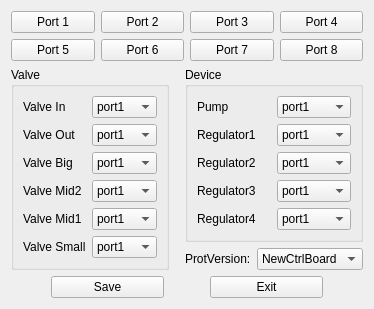
<?xml version="1.0" encoding="UTF-8"?>
<ui version="4.0">
 <class>SetPortDlgClass</class>
 <widget class="QWidget" name="SetPortDlgClass">
  <property name="windowModality">
   <enum>Qt::ApplicationModal</enum>
  </property>
  <property name="geometry">
   <rect>
    <x>0</x>
    <y>0</y>
    <width>374</width>
    <height>297</height>
   </rect>
  </property>
  <property name="windowTitle">
   <string>SetPortFrm</string>
  </property>
  <property name="windowIcon">
   <iconset resource="../systemsetdlg.qrc">
    <normaloff>:/systemsetdlg/images/portset.png</normaloff>:/systemsetdlg/images/portset.png</iconset>
  </property>
  <layout class="QGridLayout" name="gridLayout_5">
   <item row="0" column="0">
    <layout class="QGridLayout" name="gridLayout_4">
     <item row="0" column="0">
      <widget class="QPushButton" name="btnRoutine_1">
       <property name="maximumSize">
        <size>
         <width>16777215</width>
         <height>80</height>
        </size>
       </property>
       <property name="text">
        <string>Port 1</string>
       </property>
      </widget>
     </item>
     <item row="0" column="1">
      <widget class="QPushButton" name="btnRoutine_2">
       <property name="maximumSize">
        <size>
         <width>16777215</width>
         <height>80</height>
        </size>
       </property>
       <property name="text">
        <string>Port 2</string>
       </property>
      </widget>
     </item>
     <item row="0" column="2">
      <widget class="QPushButton" name="btnRoutine_3">
       <property name="maximumSize">
        <size>
         <width>16777215</width>
         <height>80</height>
        </size>
       </property>
       <property name="text">
        <string>Port 3</string>
       </property>
      </widget>
     </item>
     <item row="0" column="3">
      <widget class="QPushButton" name="btnRoutine_4">
       <property name="maximumSize">
        <size>
         <width>16777215</width>
         <height>80</height>
        </size>
       </property>
       <property name="text">
        <string>Port 4</string>
       </property>
      </widget>
     </item>
     <item row="1" column="3">
      <widget class="QPushButton" name="btnRoutine_8">
       <property name="maximumSize">
        <size>
         <width>16777215</width>
         <height>80</height>
        </size>
       </property>
       <property name="text">
        <string>Port 8</string>
       </property>
      </widget>
     </item>
     <item row="1" column="2">
      <widget class="QPushButton" name="btnRoutine_7">
       <property name="maximumSize">
        <size>
         <width>16777215</width>
         <height>80</height>
        </size>
       </property>
       <property name="text">
        <string>Port 7</string>
       </property>
      </widget>
     </item>
     <item row="1" column="1">
      <widget class="QPushButton" name="btnRoutine_6">
       <property name="maximumSize">
        <size>
         <width>16777215</width>
         <height>80</height>
        </size>
       </property>
       <property name="text">
        <string>Port 6</string>
       </property>
      </widget>
     </item>
     <item row="1" column="0">
      <widget class="QPushButton" name="btnRoutine_5">
       <property name="maximumSize">
        <size>
         <width>16777215</width>
         <height>80</height>
        </size>
       </property>
       <property name="text">
        <string>Port 5</string>
       </property>
      </widget>
     </item>
    </layout>
   </item>
   <item row="1" column="0">
    <layout class="QHBoxLayout" name="horizontalLayout_2">
     <item>
      <widget class="QGroupBox" name="gBox_Valve">
       <property name="title">
        <string>Valve</string>
       </property>
       <layout class="QGridLayout" name="gridLayout">
        <item row="0" column="0">
         <widget class="QLabel" name="label">
          <property name="text">
           <string>Valve In</string>
          </property>
         </widget>
        </item>
        <item row="0" column="1">
         <widget class="QComboBox" name="cBox_Inlet">
          <item>
           <property name="text">
            <string>port1</string>
           </property>
          </item>
          <item>
           <property name="text">
            <string>port2</string>
           </property>
          </item>
          <item>
           <property name="text">
            <string>port3</string>
           </property>
          </item>
          <item>
           <property name="text">
            <string>port4</string>
           </property>
          </item>
          <item>
           <property name="text">
            <string>port5</string>
           </property>
          </item>
          <item>
           <property name="text">
            <string>port6</string>
           </property>
          </item>
          <item>
           <property name="text">
            <string>port7</string>
           </property>
          </item>
          <item>
           <property name="text">
            <string>port8</string>
           </property>
          </item>
          <item>
           <property name="text">
            <string>port9</string>
           </property>
          </item>
          <item>
           <property name="text">
            <string>port10</string>
           </property>
          </item>
          <item>
           <property name="text">
            <string>port11</string>
           </property>
          </item>
          <item>
           <property name="text">
            <string>port12</string>
           </property>
          </item>
          <item>
           <property name="text">
            <string>port13</string>
           </property>
          </item>
          <item>
           <property name="text">
            <string>port14</string>
           </property>
          </item>
          <item>
           <property name="text">
            <string>port15</string>
           </property>
          </item>
          <item>
           <property name="text">
            <string>port16</string>
           </property>
          </item>
          <item>
           <property name="text">
            <string>port17</string>
           </property>
          </item>
          <item>
           <property name="text">
            <string>port18</string>
           </property>
          </item>
          <item>
           <property name="text">
            <string>port19</string>
           </property>
          </item>
          <item>
           <property name="text">
            <string>port20</string>
           </property>
          </item>
         </widget>
        </item>
        <item row="1" column="0">
         <widget class="QLabel" name="label_2">
          <property name="text">
           <string>Valve Out</string>
          </property>
         </widget>
        </item>
        <item row="1" column="1">
         <widget class="QComboBox" name="cBox_Outlet">
          <item>
           <property name="text">
            <string>port1</string>
           </property>
          </item>
          <item>
           <property name="text">
            <string>port2</string>
           </property>
          </item>
          <item>
           <property name="text">
            <string>port3</string>
           </property>
          </item>
          <item>
           <property name="text">
            <string>port4</string>
           </property>
          </item>
          <item>
           <property name="text">
            <string>port5</string>
           </property>
          </item>
          <item>
           <property name="text">
            <string>port6</string>
           </property>
          </item>
          <item>
           <property name="text">
            <string>port7</string>
           </property>
          </item>
          <item>
           <property name="text">
            <string>port8</string>
           </property>
          </item>
          <item>
           <property name="text">
            <string>port9</string>
           </property>
          </item>
          <item>
           <property name="text">
            <string>port10</string>
           </property>
          </item>
          <item>
           <property name="text">
            <string>port11</string>
           </property>
          </item>
          <item>
           <property name="text">
            <string>port12</string>
           </property>
          </item>
          <item>
           <property name="text">
            <string>port13</string>
           </property>
          </item>
          <item>
           <property name="text">
            <string>port14</string>
           </property>
          </item>
          <item>
           <property name="text">
            <string>port15</string>
           </property>
          </item>
          <item>
           <property name="text">
            <string>port16</string>
           </property>
          </item>
          <item>
           <property name="text">
            <string>port17</string>
           </property>
          </item>
          <item>
           <property name="text">
            <string>port18</string>
           </property>
          </item>
          <item>
           <property name="text">
            <string>port19</string>
           </property>
          </item>
          <item>
           <property name="text">
            <string>port20</string>
           </property>
          </item>
         </widget>
        </item>
        <item row="2" column="0">
         <widget class="QLabel" name="label_3">
          <property name="text">
           <string>Valve Big</string>
          </property>
         </widget>
        </item>
        <item row="2" column="1">
         <widget class="QComboBox" name="cBox_Rate_1">
          <item>
           <property name="text">
            <string>port1</string>
           </property>
          </item>
          <item>
           <property name="text">
            <string>port2</string>
           </property>
          </item>
          <item>
           <property name="text">
            <string>port3</string>
           </property>
          </item>
          <item>
           <property name="text">
            <string>port4</string>
           </property>
          </item>
          <item>
           <property name="text">
            <string>port5</string>
           </property>
          </item>
          <item>
           <property name="text">
            <string>port6</string>
           </property>
          </item>
          <item>
           <property name="text">
            <string>port7</string>
           </property>
          </item>
          <item>
           <property name="text">
            <string>port8</string>
           </property>
          </item>
          <item>
           <property name="text">
            <string>port9</string>
           </property>
          </item>
          <item>
           <property name="text">
            <string>port10</string>
           </property>
          </item>
          <item>
           <property name="text">
            <string>port11</string>
           </property>
          </item>
          <item>
           <property name="text">
            <string>port12</string>
           </property>
          </item>
          <item>
           <property name="text">
            <string>port13</string>
           </property>
          </item>
          <item>
           <property name="text">
            <string>port14</string>
           </property>
          </item>
          <item>
           <property name="text">
            <string>port15</string>
           </property>
          </item>
          <item>
           <property name="text">
            <string>port16</string>
           </property>
          </item>
          <item>
           <property name="text">
            <string>port17</string>
           </property>
          </item>
          <item>
           <property name="text">
            <string>port18</string>
           </property>
          </item>
          <item>
           <property name="text">
            <string>port19</string>
           </property>
          </item>
          <item>
           <property name="text">
            <string>port20</string>
           </property>
          </item>
         </widget>
        </item>
        <item row="3" column="0">
         <widget class="QLabel" name="label_4">
          <property name="text">
           <string>Valve Mid2</string>
          </property>
         </widget>
        </item>
        <item row="3" column="1">
         <widget class="QComboBox" name="cBox_Rate_2">
          <item>
           <property name="text">
            <string>port1</string>
           </property>
          </item>
          <item>
           <property name="text">
            <string>port2</string>
           </property>
          </item>
          <item>
           <property name="text">
            <string>port3</string>
           </property>
          </item>
          <item>
           <property name="text">
            <string>port4</string>
           </property>
          </item>
          <item>
           <property name="text">
            <string>port5</string>
           </property>
          </item>
          <item>
           <property name="text">
            <string>port6</string>
           </property>
          </item>
          <item>
           <property name="text">
            <string>port7</string>
           </property>
          </item>
          <item>
           <property name="text">
            <string>port8</string>
           </property>
          </item>
          <item>
           <property name="text">
            <string>port9</string>
           </property>
          </item>
          <item>
           <property name="text">
            <string>port10</string>
           </property>
          </item>
          <item>
           <property name="text">
            <string>port11</string>
           </property>
          </item>
          <item>
           <property name="text">
            <string>port12</string>
           </property>
          </item>
          <item>
           <property name="text">
            <string>port13</string>
           </property>
          </item>
          <item>
           <property name="text">
            <string>port14</string>
           </property>
          </item>
          <item>
           <property name="text">
            <string>port15</string>
           </property>
          </item>
          <item>
           <property name="text">
            <string>port16</string>
           </property>
          </item>
          <item>
           <property name="text">
            <string>port17</string>
           </property>
          </item>
          <item>
           <property name="text">
            <string>port18</string>
           </property>
          </item>
          <item>
           <property name="text">
            <string>port19</string>
           </property>
          </item>
          <item>
           <property name="text">
            <string>port20</string>
           </property>
          </item>
         </widget>
        </item>
        <item row="4" column="0">
         <widget class="QLabel" name="label_5">
          <property name="text">
           <string>Valve Mid1</string>
          </property>
         </widget>
        </item>
        <item row="4" column="1">
         <widget class="QComboBox" name="cBox_Rate_3">
          <item>
           <property name="text">
            <string>port1</string>
           </property>
          </item>
          <item>
           <property name="text">
            <string>port2</string>
           </property>
          </item>
          <item>
           <property name="text">
            <string>port3</string>
           </property>
          </item>
          <item>
           <property name="text">
            <string>port4</string>
           </property>
          </item>
          <item>
           <property name="text">
            <string>port5</string>
           </property>
          </item>
          <item>
           <property name="text">
            <string>port6</string>
           </property>
          </item>
          <item>
           <property name="text">
            <string>port7</string>
           </property>
          </item>
          <item>
           <property name="text">
            <string>port8</string>
           </property>
          </item>
          <item>
           <property name="text">
            <string>port9</string>
           </property>
          </item>
          <item>
           <property name="text">
            <string>port10</string>
           </property>
          </item>
          <item>
           <property name="text">
            <string>port11</string>
           </property>
          </item>
          <item>
           <property name="text">
            <string>port12</string>
           </property>
          </item>
          <item>
           <property name="text">
            <string>port13</string>
           </property>
          </item>
          <item>
           <property name="text">
            <string>port14</string>
           </property>
          </item>
          <item>
           <property name="text">
            <string>port15</string>
           </property>
          </item>
          <item>
           <property name="text">
            <string>port16</string>
           </property>
          </item>
          <item>
           <property name="text">
            <string>port17</string>
           </property>
          </item>
          <item>
           <property name="text">
            <string>port18</string>
           </property>
          </item>
          <item>
           <property name="text">
            <string>port19</string>
           </property>
          </item>
          <item>
           <property name="text">
            <string>port20</string>
           </property>
          </item>
         </widget>
        </item>
        <item row="5" column="0">
         <widget class="QLabel" name="label_6">
          <property name="text">
           <string>Valve Small</string>
          </property>
         </widget>
        </item>
        <item row="5" column="1">
         <widget class="QComboBox" name="cBox_Rate_4">
          <item>
           <property name="text">
            <string>port1</string>
           </property>
          </item>
          <item>
           <property name="text">
            <string>port2</string>
           </property>
          </item>
          <item>
           <property name="text">
            <string>port3</string>
           </property>
          </item>
          <item>
           <property name="text">
            <string>port4</string>
           </property>
          </item>
          <item>
           <property name="text">
            <string>port5</string>
           </property>
          </item>
          <item>
           <property name="text">
            <string>port6</string>
           </property>
          </item>
          <item>
           <property name="text">
            <string>port7</string>
           </property>
          </item>
          <item>
           <property name="text">
            <string>port8</string>
           </property>
          </item>
          <item>
           <property name="text">
            <string>port9</string>
           </property>
          </item>
          <item>
           <property name="text">
            <string>port10</string>
           </property>
          </item>
          <item>
           <property name="text">
            <string>port11</string>
           </property>
          </item>
          <item>
           <property name="text">
            <string>port12</string>
           </property>
          </item>
          <item>
           <property name="text">
            <string>port13</string>
           </property>
          </item>
          <item>
           <property name="text">
            <string>port14</string>
           </property>
          </item>
          <item>
           <property name="text">
            <string>port15</string>
           </property>
          </item>
          <item>
           <property name="text">
            <string>port16</string>
           </property>
          </item>
          <item>
           <property name="text">
            <string>port17</string>
           </property>
          </item>
          <item>
           <property name="text">
            <string>port18</string>
           </property>
          </item>
          <item>
           <property name="text">
            <string>port19</string>
           </property>
          </item>
          <item>
           <property name="text">
            <string>port20</string>
           </property>
          </item>
         </widget>
        </item>
       </layout>
      </widget>
     </item>
     <item>
      <spacer name="horizontalSpacer_4">
       <property name="orientation">
        <enum>Qt::Horizontal</enum>
       </property>
       <property name="sizeHint" stdset="0">
        <size>
         <width>13</width>
         <height>17</height>
        </size>
       </property>
      </spacer>
     </item>
     <item>
      <layout class="QVBoxLayout" name="verticalLayout">
       <item>
        <widget class="QGroupBox" name="gBox_Dev">
         <property name="title">
          <string>Device</string>
         </property>
         <layout class="QGridLayout" name="gridLayout_2">
          <item row="0" column="0">
           <widget class="QLabel" name="label_7">
            <property name="text">
             <string>Pump</string>
            </property>
           </widget>
          </item>
          <item row="0" column="1">
           <widget class="QComboBox" name="cBox_Pump">
            <item>
             <property name="text">
              <string>port1</string>
             </property>
            </item>
            <item>
             <property name="text">
              <string>port2</string>
             </property>
            </item>
            <item>
             <property name="text">
              <string>port3</string>
             </property>
            </item>
            <item>
             <property name="text">
              <string>port4</string>
             </property>
            </item>
            <item>
             <property name="text">
              <string>port5</string>
             </property>
            </item>
            <item>
             <property name="text">
              <string>port6</string>
             </property>
            </item>
            <item>
             <property name="text">
              <string>port7</string>
             </property>
            </item>
            <item>
             <property name="text">
              <string>port8</string>
             </property>
            </item>
            <item>
             <property name="text">
              <string>port9</string>
             </property>
            </item>
            <item>
             <property name="text">
              <string>port10</string>
             </property>
            </item>
            <item>
             <property name="text">
              <string>port11</string>
             </property>
            </item>
            <item>
             <property name="text">
              <string>port12</string>
             </property>
            </item>
            <item>
             <property name="text">
              <string>port13</string>
             </property>
            </item>
            <item>
             <property name="text">
              <string>port14</string>
             </property>
            </item>
            <item>
             <property name="text">
              <string>port15</string>
             </property>
            </item>
            <item>
             <property name="text">
              <string>port16</string>
             </property>
            </item>
            <item>
             <property name="text">
              <string>port17</string>
             </property>
            </item>
            <item>
             <property name="text">
              <string>port18</string>
             </property>
            </item>
            <item>
             <property name="text">
              <string>port19</string>
             </property>
            </item>
            <item>
             <property name="text">
              <string>port20</string>
             </property>
            </item>
           </widget>
          </item>
          <item row="1" column="0">
           <widget class="QLabel" name="label_8">
            <property name="text">
             <string>Regulator1</string>
            </property>
           </widget>
          </item>
          <item row="1" column="1">
           <widget class="QComboBox" name="cBox_Regulate_1">
            <item>
             <property name="text">
              <string>port1</string>
             </property>
            </item>
            <item>
             <property name="text">
              <string>port2</string>
             </property>
            </item>
            <item>
             <property name="text">
              <string>port3</string>
             </property>
            </item>
            <item>
             <property name="text">
              <string>port4</string>
             </property>
            </item>
            <item>
             <property name="text">
              <string>port5</string>
             </property>
            </item>
            <item>
             <property name="text">
              <string>port6</string>
             </property>
            </item>
            <item>
             <property name="text">
              <string>port7</string>
             </property>
            </item>
            <item>
             <property name="text">
              <string>port8</string>
             </property>
            </item>
            <item>
             <property name="text">
              <string>port9</string>
             </property>
            </item>
            <item>
             <property name="text">
              <string>port10</string>
             </property>
            </item>
            <item>
             <property name="text">
              <string>port11</string>
             </property>
            </item>
            <item>
             <property name="text">
              <string>port12</string>
             </property>
            </item>
            <item>
             <property name="text">
              <string>port13</string>
             </property>
            </item>
            <item>
             <property name="text">
              <string>port14</string>
             </property>
            </item>
            <item>
             <property name="text">
              <string>port15</string>
             </property>
            </item>
            <item>
             <property name="text">
              <string>port16</string>
             </property>
            </item>
            <item>
             <property name="text">
              <string>port17</string>
             </property>
            </item>
            <item>
             <property name="text">
              <string>port18</string>
             </property>
            </item>
            <item>
             <property name="text">
              <string>port19</string>
             </property>
            </item>
            <item>
             <property name="text">
              <string>port20</string>
             </property>
            </item>
           </widget>
          </item>
          <item row="2" column="0">
           <widget class="QLabel" name="label_9">
            <property name="text">
             <string>Regulator2</string>
            </property>
           </widget>
          </item>
          <item row="2" column="1">
           <widget class="QComboBox" name="cBox_Regulate_2">
            <item>
             <property name="text">
              <string>port1</string>
             </property>
            </item>
            <item>
             <property name="text">
              <string>port2</string>
             </property>
            </item>
            <item>
             <property name="text">
              <string>port3</string>
             </property>
            </item>
            <item>
             <property name="text">
              <string>port4</string>
             </property>
            </item>
            <item>
             <property name="text">
              <string>port5</string>
             </property>
            </item>
            <item>
             <property name="text">
              <string>port6</string>
             </property>
            </item>
            <item>
             <property name="text">
              <string>port7</string>
             </property>
            </item>
            <item>
             <property name="text">
              <string>port8</string>
             </property>
            </item>
            <item>
             <property name="text">
              <string>port9</string>
             </property>
            </item>
            <item>
             <property name="text">
              <string>port10</string>
             </property>
            </item>
            <item>
             <property name="text">
              <string>port11</string>
             </property>
            </item>
            <item>
             <property name="text">
              <string>port12</string>
             </property>
            </item>
            <item>
             <property name="text">
              <string>port13</string>
             </property>
            </item>
            <item>
             <property name="text">
              <string>port14</string>
             </property>
            </item>
            <item>
             <property name="text">
              <string>port15</string>
             </property>
            </item>
            <item>
             <property name="text">
              <string>port16</string>
             </property>
            </item>
            <item>
             <property name="text">
              <string>port17</string>
             </property>
            </item>
            <item>
             <property name="text">
              <string>port18</string>
             </property>
            </item>
            <item>
             <property name="text">
              <string>port19</string>
             </property>
            </item>
            <item>
             <property name="text">
              <string>port20</string>
             </property>
            </item>
           </widget>
          </item>
          <item row="3" column="0">
           <widget class="QLabel" name="label_10">
            <property name="text">
             <string>Regulator3</string>
            </property>
           </widget>
          </item>
          <item row="3" column="1">
           <widget class="QComboBox" name="cBox_Regulate_3">
            <item>
             <property name="text">
              <string>port1</string>
             </property>
            </item>
            <item>
             <property name="text">
              <string>port2</string>
             </property>
            </item>
            <item>
             <property name="text">
              <string>port3</string>
             </property>
            </item>
            <item>
             <property name="text">
              <string>port4</string>
             </property>
            </item>
            <item>
             <property name="text">
              <string>port5</string>
             </property>
            </item>
            <item>
             <property name="text">
              <string>port6</string>
             </property>
            </item>
            <item>
             <property name="text">
              <string>port7</string>
             </property>
            </item>
            <item>
             <property name="text">
              <string>port8</string>
             </property>
            </item>
            <item>
             <property name="text">
              <string>port9</string>
             </property>
            </item>
            <item>
             <property name="text">
              <string>port10</string>
             </property>
            </item>
            <item>
             <property name="text">
              <string>port11</string>
             </property>
            </item>
            <item>
             <property name="text">
              <string>port12</string>
             </property>
            </item>
            <item>
             <property name="text">
              <string>port13</string>
             </property>
            </item>
            <item>
             <property name="text">
              <string>port14</string>
             </property>
            </item>
            <item>
             <property name="text">
              <string>port15</string>
             </property>
            </item>
            <item>
             <property name="text">
              <string>port16</string>
             </property>
            </item>
            <item>
             <property name="text">
              <string>port17</string>
             </property>
            </item>
            <item>
             <property name="text">
              <string>port18</string>
             </property>
            </item>
            <item>
             <property name="text">
              <string>port19</string>
             </property>
            </item>
            <item>
             <property name="text">
              <string>port20</string>
             </property>
            </item>
           </widget>
          </item>
          <item row="4" column="0">
           <widget class="QLabel" name="label_11">
            <property name="text">
             <string>Regulator4</string>
            </property>
           </widget>
          </item>
          <item row="4" column="1">
           <widget class="QComboBox" name="cBox_Regulate_4">
            <item>
             <property name="text">
              <string>port1</string>
             </property>
            </item>
            <item>
             <property name="text">
              <string>port2</string>
             </property>
            </item>
            <item>
             <property name="text">
              <string>port3</string>
             </property>
            </item>
            <item>
             <property name="text">
              <string>port4</string>
             </property>
            </item>
            <item>
             <property name="text">
              <string>port5</string>
             </property>
            </item>
            <item>
             <property name="text">
              <string>port6</string>
             </property>
            </item>
            <item>
             <property name="text">
              <string>port7</string>
             </property>
            </item>
            <item>
             <property name="text">
              <string>port8</string>
             </property>
            </item>
            <item>
             <property name="text">
              <string>port9</string>
             </property>
            </item>
            <item>
             <property name="text">
              <string>port10</string>
             </property>
            </item>
            <item>
             <property name="text">
              <string>port11</string>
             </property>
            </item>
            <item>
             <property name="text">
              <string>port12</string>
             </property>
            </item>
            <item>
             <property name="text">
              <string>port13</string>
             </property>
            </item>
            <item>
             <property name="text">
              <string>port14</string>
             </property>
            </item>
            <item>
             <property name="text">
              <string>port15</string>
             </property>
            </item>
            <item>
             <property name="text">
              <string>port16</string>
             </property>
            </item>
            <item>
             <property name="text">
              <string>port17</string>
             </property>
            </item>
            <item>
             <property name="text">
              <string>port18</string>
             </property>
            </item>
            <item>
             <property name="text">
              <string>port19</string>
             </property>
            </item>
            <item>
             <property name="text">
              <string>port20</string>
             </property>
            </item>
           </widget>
          </item>
         </layout>
        </widget>
       </item>
       <item>
        <layout class="QGridLayout" name="gridLayout_3">
         <item row="0" column="0">
          <widget class="QLabel" name="label_12">
           <property name="text">
            <string>ProtVersion:</string>
           </property>
          </widget>
         </item>
         <item row="0" column="1">
          <widget class="QComboBox" name="cBox_Version">
           <item>
            <property name="text">
             <string>NewCtrlBoard</string>
            </property>
           </item>
           <item>
            <property name="text">
             <string>OldCtrlBoard</string>
            </property>
           </item>
           <item>
            <property name="text">
             <string>LichCtrlBoard</string>
            </property>
           </item>
          </widget>
         </item>
        </layout>
       </item>
      </layout>
     </item>
    </layout>
   </item>
   <item row="2" column="0">
    <layout class="QHBoxLayout" name="horizontalLayout">
     <item>
      <spacer name="horizontalSpacer_2">
       <property name="orientation">
        <enum>Qt::Horizontal</enum>
       </property>
       <property name="sizeType">
        <enum>QSizePolicy::Preferred</enum>
       </property>
       <property name="sizeHint" stdset="0">
        <size>
         <width>40</width>
         <height>20</height>
        </size>
       </property>
      </spacer>
     </item>
     <item>
      <widget class="QPushButton" name="btn_Save">
       <property name="sizePolicy">
        <sizepolicy hsizetype="Preferred" vsizetype="Fixed">
         <horstretch>0</horstretch>
         <verstretch>0</verstretch>
        </sizepolicy>
       </property>
       <property name="text">
        <string>Save</string>
       </property>
      </widget>
     </item>
     <item>
      <spacer name="horizontalSpacer">
       <property name="orientation">
        <enum>Qt::Horizontal</enum>
       </property>
       <property name="sizeType">
        <enum>QSizePolicy::Preferred</enum>
       </property>
       <property name="sizeHint" stdset="0">
        <size>
         <width>40</width>
         <height>20</height>
        </size>
       </property>
      </spacer>
     </item>
     <item>
      <widget class="QPushButton" name="btn_Exit">
       <property name="sizePolicy">
        <sizepolicy hsizetype="Preferred" vsizetype="Fixed">
         <horstretch>0</horstretch>
         <verstretch>0</verstretch>
        </sizepolicy>
       </property>
       <property name="text">
        <string>Exit</string>
       </property>
      </widget>
     </item>
     <item>
      <spacer name="horizontalSpacer_3">
       <property name="orientation">
        <enum>Qt::Horizontal</enum>
       </property>
       <property name="sizeType">
        <enum>QSizePolicy::Preferred</enum>
       </property>
       <property name="sizeHint" stdset="0">
        <size>
         <width>40</width>
         <height>20</height>
        </size>
       </property>
      </spacer>
     </item>
    </layout>
   </item>
  </layout>
 </widget>
 <resources>
  <include location="../systemsetdlg.qrc"/>
 </resources>
 <connections/>
</ui>
